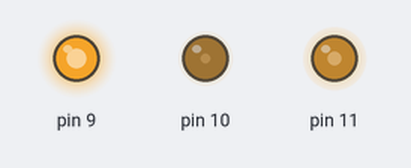
This sketch was run on a simulated Arduino Uno, built with avr-gcc and run on an emulated ATmega328P. Shown: output pins drawn as LEDs (lit = HIGH). Random numbers use the default seed unless the sketch sets one.

Above: at 0.05 s.
At 4.95 s:
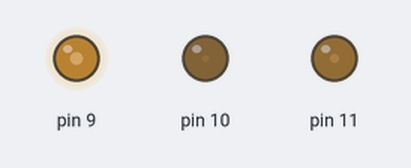
At 8.95 s:
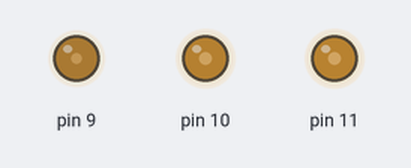
At 12.95 s:
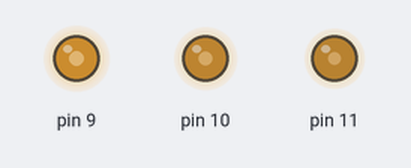
At 20.05 s:
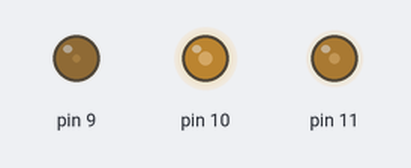
At 25.95 s:
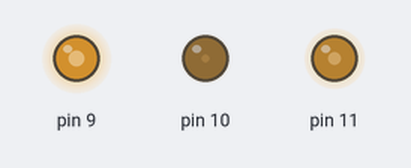
Timing chart, 0 to 35.1 s (numbered marks = the images above):
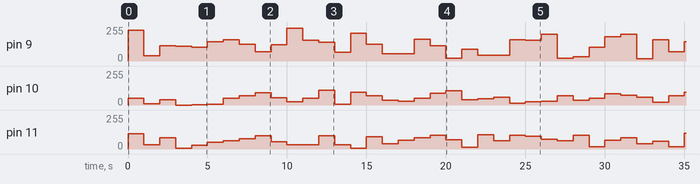

The sketch:

RGB_LED.ino
```cpp
void setup() {
  // put your setup code here, to run once:
  pinMode(9, OUTPUT);
  pinMode(10, OUTPUT);
  pinMode(11, OUTPUT);
}

void loop() {//출력 0 255 입력 0 1024
  //Yellow #FFFF00
  analogWrite(9,random(0,255));
  analogWrite(10,random(0,120));
  analogWrite(11,random(0,120));
  delay(1000);
}
```
